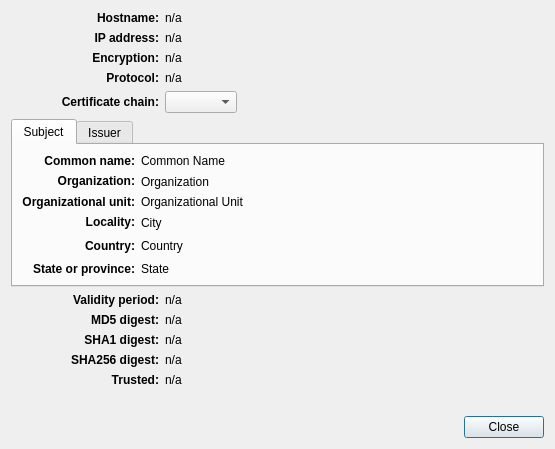
<?xml version="1.0" encoding="UTF-8"?>
<ui version="4.0">
 <class>SslInfoDlg</class>
 <widget class="QDialog" name="SslInfoDlg">
  <property name="geometry">
   <rect>
    <x>0</x>
    <y>0</y>
    <width>555</width>
    <height>449</height>
   </rect>
  </property>
  <property name="windowTitle">
   <string>Security Information</string>
  </property>
  <layout class="QVBoxLayout" name="verticalLayout">
   <item>
    <layout class="QGridLayout" name="gridLayout">
     <item row="0" column="0">
      <widget class="QLabel" name="label">
       <property name="text">
        <string>&lt;b&gt;Hostname:&lt;/b&gt;</string>
       </property>
       <property name="alignment">
        <set>Qt::AlignRight|Qt::AlignTrailing|Qt::AlignVCenter</set>
       </property>
      </widget>
     </item>
     <item row="0" column="1">
      <widget class="QLabel" name="hostname">
       <property name="text">
        <string notr="true">n/a</string>
       </property>
      </widget>
     </item>
     <item row="1" column="0">
      <widget class="QLabel" name="label_2">
       <property name="text">
        <string>&lt;b&gt;IP address:&lt;/b&gt;</string>
       </property>
       <property name="alignment">
        <set>Qt::AlignRight|Qt::AlignTrailing|Qt::AlignVCenter</set>
       </property>
      </widget>
     </item>
     <item row="1" column="1">
      <widget class="QLabel" name="address">
       <property name="text">
        <string notr="true">n/a</string>
       </property>
      </widget>
     </item>
     <item row="2" column="0">
      <widget class="QLabel" name="label_3">
       <property name="text">
        <string>&lt;b&gt;Encryption:&lt;/b&gt;</string>
       </property>
       <property name="alignment">
        <set>Qt::AlignRight|Qt::AlignTrailing|Qt::AlignVCenter</set>
       </property>
      </widget>
     </item>
     <item row="2" column="1">
      <widget class="QLabel" name="encryption">
       <property name="text">
        <string notr="true">n/a</string>
       </property>
      </widget>
     </item>
     <item row="3" column="0">
      <widget class="QLabel" name="label_5">
       <property name="text">
        <string>&lt;b&gt;Protocol:&lt;/b&gt;</string>
       </property>
       <property name="alignment">
        <set>Qt::AlignRight|Qt::AlignTrailing|Qt::AlignVCenter</set>
       </property>
      </widget>
     </item>
     <item row="3" column="1">
      <widget class="QLabel" name="protocol">
       <property name="text">
        <string notr="true">n/a</string>
       </property>
      </widget>
     </item>
     <item row="4" column="0">
      <widget class="QLabel" name="label_6">
       <property name="text">
        <string>&lt;b&gt;Certificate chain:&lt;/b&gt;</string>
       </property>
       <property name="alignment">
        <set>Qt::AlignRight|Qt::AlignTrailing|Qt::AlignVCenter</set>
       </property>
      </widget>
     </item>
     <item row="4" column="1">
      <widget class="QComboBox" name="certificateChain">
       <property name="sizePolicy">
        <sizepolicy hsizetype="Maximum" vsizetype="Fixed">
         <horstretch>0</horstretch>
         <verstretch>0</verstretch>
        </sizepolicy>
       </property>
      </widget>
     </item>
     <item row="5" column="0" colspan="4">
      <widget class="QTabWidget" name="tabWidget">
       <property name="sizePolicy">
        <sizepolicy hsizetype="Expanding" vsizetype="Maximum">
         <horstretch>0</horstretch>
         <verstretch>0</verstretch>
        </sizepolicy>
       </property>
       <property name="currentIndex">
        <number>0</number>
       </property>
       <widget class="QWidget" name="subjectTab">
        <attribute name="title">
         <string>Subject</string>
        </attribute>
        <layout class="QGridLayout" name="gridLayout_2">
         <item row="0" column="0">
          <widget class="QLabel" name="label_7">
           <property name="text">
            <string>&lt;b&gt;Common name:&lt;/b&gt;</string>
           </property>
           <property name="alignment">
            <set>Qt::AlignRight|Qt::AlignTrailing|Qt::AlignVCenter</set>
           </property>
          </widget>
         </item>
         <item row="0" column="1">
          <widget class="QLabel" name="subjectCommonName">
           <property name="text">
            <string notr="true">Common Name</string>
           </property>
          </widget>
         </item>
         <item row="1" column="0">
          <widget class="QLabel" name="label_8">
           <property name="text">
            <string>&lt;b&gt;Organization:&lt;/b&gt;</string>
           </property>
           <property name="alignment">
            <set>Qt::AlignRight|Qt::AlignTrailing|Qt::AlignVCenter</set>
           </property>
          </widget>
         </item>
         <item row="1" column="1">
          <widget class="QLabel" name="subjectOrganization">
           <property name="text">
            <string notr="true">Organization</string>
           </property>
          </widget>
         </item>
         <item row="2" column="0">
          <widget class="QLabel" name="label_9">
           <property name="text">
            <string>&lt;b&gt;Organizational unit:&lt;/b&gt;</string>
           </property>
           <property name="alignment">
            <set>Qt::AlignRight|Qt::AlignTrailing|Qt::AlignVCenter</set>
           </property>
          </widget>
         </item>
         <item row="2" column="1">
          <widget class="QLabel" name="subjectOrganizationalUnit">
           <property name="text">
            <string notr="true">Organizational Unit</string>
           </property>
          </widget>
         </item>
         <item row="5" column="0">
          <widget class="QLabel" name="label_10">
           <property name="text">
            <string>&lt;b&gt;Country:&lt;/b&gt;</string>
           </property>
           <property name="alignment">
            <set>Qt::AlignRight|Qt::AlignTrailing|Qt::AlignVCenter</set>
           </property>
          </widget>
         </item>
         <item row="5" column="1">
          <widget class="QLabel" name="subjectCountry">
           <property name="text">
            <string notr="true">Country</string>
           </property>
          </widget>
         </item>
         <item row="6" column="0">
          <widget class="QLabel" name="label_11">
           <property name="text">
            <string>&lt;b&gt;State or province:&lt;/b&gt;</string>
           </property>
           <property name="alignment">
            <set>Qt::AlignRight|Qt::AlignTrailing|Qt::AlignVCenter</set>
           </property>
          </widget>
         </item>
         <item row="6" column="1">
          <widget class="QLabel" name="subjectState">
           <property name="text">
            <string notr="true">State</string>
           </property>
          </widget>
         </item>
         <item row="5" column="2">
          <spacer name="horizontalSpacer">
           <property name="orientation">
            <enum>Qt::Horizontal</enum>
           </property>
           <property name="sizeHint" stdset="0">
            <size>
             <width>40</width>
             <height>20</height>
            </size>
           </property>
          </spacer>
         </item>
         <item row="4" column="1">
          <widget class="QLabel" name="subjectCity">
           <property name="text">
            <string notr="true">City</string>
           </property>
          </widget>
         </item>
         <item row="4" column="0">
          <widget class="QLabel" name="label_12">
           <property name="text">
            <string>&lt;b&gt;Locality:&lt;/b&gt;</string>
           </property>
           <property name="alignment">
            <set>Qt::AlignRight|Qt::AlignTrailing|Qt::AlignVCenter</set>
           </property>
          </widget>
         </item>
        </layout>
       </widget>
       <widget class="QWidget" name="issuerTab">
        <attribute name="title">
         <string>Issuer</string>
        </attribute>
        <layout class="QGridLayout" name="gridLayout_3">
         <item row="0" column="0">
          <widget class="QLabel" name="label_17">
           <property name="text">
            <string>&lt;b&gt;Common name:&lt;/b&gt;</string>
           </property>
           <property name="alignment">
            <set>Qt::AlignRight|Qt::AlignTrailing|Qt::AlignVCenter</set>
           </property>
          </widget>
         </item>
         <item row="0" column="1">
          <widget class="QLabel" name="issuerCommonName">
           <property name="text">
            <string notr="true">Common Name</string>
           </property>
          </widget>
         </item>
         <item row="1" column="0">
          <widget class="QLabel" name="label_18">
           <property name="text">
            <string>&lt;b&gt;Organization:&lt;/b&gt;</string>
           </property>
           <property name="alignment">
            <set>Qt::AlignRight|Qt::AlignTrailing|Qt::AlignVCenter</set>
           </property>
          </widget>
         </item>
         <item row="1" column="1">
          <widget class="QLabel" name="issuerOrganization">
           <property name="text">
            <string notr="true">Organization</string>
           </property>
          </widget>
         </item>
         <item row="2" column="0">
          <widget class="QLabel" name="label_13">
           <property name="text">
            <string>&lt;b&gt;Organizational unit:&lt;/b&gt;</string>
           </property>
           <property name="alignment">
            <set>Qt::AlignRight|Qt::AlignTrailing|Qt::AlignVCenter</set>
           </property>
          </widget>
         </item>
         <item row="2" column="1">
          <widget class="QLabel" name="issuerOrganizationalUnit">
           <property name="text">
            <string notr="true">Organizational Unit</string>
           </property>
          </widget>
         </item>
         <item row="5" column="0">
          <widget class="QLabel" name="label_15">
           <property name="text">
            <string>&lt;b&gt;Country:&lt;/b&gt;</string>
           </property>
           <property name="alignment">
            <set>Qt::AlignRight|Qt::AlignTrailing|Qt::AlignVCenter</set>
           </property>
          </widget>
         </item>
         <item row="5" column="1">
          <widget class="QLabel" name="issuerCountry">
           <property name="text">
            <string notr="true">Country</string>
           </property>
          </widget>
         </item>
         <item row="6" column="0">
          <widget class="QLabel" name="label_16">
           <property name="text">
            <string>&lt;b&gt;State or province:&lt;/b&gt;</string>
           </property>
           <property name="alignment">
            <set>Qt::AlignRight|Qt::AlignTrailing|Qt::AlignVCenter</set>
           </property>
          </widget>
         </item>
         <item row="6" column="1">
          <widget class="QLabel" name="issuerState">
           <property name="text">
            <string notr="true">State</string>
           </property>
          </widget>
         </item>
         <item row="5" column="2">
          <spacer name="horizontalSpacer_3">
           <property name="orientation">
            <enum>Qt::Horizontal</enum>
           </property>
           <property name="sizeHint" stdset="0">
            <size>
             <width>40</width>
             <height>20</height>
            </size>
           </property>
          </spacer>
         </item>
         <item row="4" column="1">
          <widget class="QLabel" name="issuerCity">
           <property name="text">
            <string notr="true">City</string>
           </property>
          </widget>
         </item>
         <item row="4" column="0">
          <widget class="QLabel" name="label_14">
           <property name="text">
            <string>&lt;b&gt;Locality:&lt;/b&gt;</string>
           </property>
           <property name="alignment">
            <set>Qt::AlignRight|Qt::AlignTrailing|Qt::AlignVCenter</set>
           </property>
          </widget>
         </item>
        </layout>
       </widget>
      </widget>
     </item>
     <item row="7" column="0">
      <widget class="QLabel" name="label_20">
       <property name="text">
        <string>&lt;b&gt;Validity period:&lt;/b&gt;</string>
       </property>
       <property name="alignment">
        <set>Qt::AlignRight|Qt::AlignTrailing|Qt::AlignVCenter</set>
       </property>
      </widget>
     </item>
     <item row="7" column="1">
      <widget class="QLabel" name="validity">
       <property name="text">
        <string notr="true">n/a</string>
       </property>
      </widget>
     </item>
     <item row="8" column="0">
      <widget class="QLabel" name="label_22">
       <property name="text">
        <string>&lt;b&gt;MD5 digest:&lt;/b&gt;</string>
       </property>
       <property name="alignment">
        <set>Qt::AlignRight|Qt::AlignTrailing|Qt::AlignVCenter</set>
       </property>
      </widget>
     </item>
     <item row="8" column="1">
      <widget class="QLabel" name="md5Digest">
       <property name="text">
        <string notr="true">n/a</string>
       </property>
      </widget>
     </item>
     <item row="9" column="0">
      <widget class="QLabel" name="label_23">
       <property name="text">
        <string>&lt;b&gt;SHA1 digest:&lt;/b&gt;</string>
       </property>
       <property name="alignment">
        <set>Qt::AlignRight|Qt::AlignTrailing|Qt::AlignVCenter</set>
       </property>
      </widget>
     </item>
     <item row="9" column="1">
      <widget class="QLabel" name="sha1Digest">
       <property name="text">
        <string notr="true">n/a</string>
       </property>
      </widget>
     </item>
     <item row="10" column="0">
      <widget class="QLabel" name="sha256Label">
       <property name="text">
        <string>&lt;b&gt;SHA256 digest:&lt;/b&gt;</string>
       </property>
       <property name="alignment">
        <set>Qt::AlignRight|Qt::AlignTrailing|Qt::AlignVCenter</set>
       </property>
      </widget>
     </item>
     <item row="10" column="1">
      <widget class="QLabel" name="sha256Digest">
       <property name="text">
        <string notr="true">n/a</string>
       </property>
      </widget>
     </item>
     <item row="4" column="2" colspan="2">
      <spacer name="horizontalSpacer_2">
       <property name="orientation">
        <enum>Qt::Horizontal</enum>
       </property>
       <property name="sizeHint" stdset="0">
        <size>
         <width>40</width>
         <height>20</height>
        </size>
       </property>
      </spacer>
     </item>
     <item row="11" column="0">
      <widget class="QLabel" name="label_19">
       <property name="text">
        <string>&lt;b&gt;Trusted:&lt;/b&gt;</string>
       </property>
       <property name="alignment">
        <set>Qt::AlignRight|Qt::AlignTop|Qt::AlignTrailing</set>
       </property>
      </widget>
     </item>
     <item row="11" column="1">
      <widget class="QLabel" name="trusted">
       <property name="sizePolicy">
        <sizepolicy hsizetype="Preferred" vsizetype="Maximum">
         <horstretch>0</horstretch>
         <verstretch>0</verstretch>
        </sizepolicy>
       </property>
       <property name="text">
        <string notr="true">n/a</string>
       </property>
       <property name="wordWrap">
        <bool>false</bool>
       </property>
      </widget>
     </item>
    </layout>
   </item>
   <item>
    <spacer name="verticalSpacer">
     <property name="orientation">
      <enum>Qt::Vertical</enum>
     </property>
     <property name="sizeHint" stdset="0">
      <size>
       <width>20</width>
       <height>40</height>
      </size>
     </property>
    </spacer>
   </item>
   <item>
    <widget class="QDialogButtonBox" name="buttonBox">
     <property name="orientation">
      <enum>Qt::Horizontal</enum>
     </property>
     <property name="standardButtons">
      <set>QDialogButtonBox::Close</set>
     </property>
    </widget>
   </item>
  </layout>
 </widget>
 <tabstops>
  <tabstop>certificateChain</tabstop>
  <tabstop>tabWidget</tabstop>
  <tabstop>buttonBox</tabstop>
 </tabstops>
 <resources/>
 <connections>
  <connection>
   <sender>buttonBox</sender>
   <signal>accepted()</signal>
   <receiver>SslInfoDlg</receiver>
   <slot>accept()</slot>
   <hints>
    <hint type="sourcelabel">
     <x>248</x>
     <y>254</y>
    </hint>
    <hint type="destinationlabel">
     <x>157</x>
     <y>274</y>
    </hint>
   </hints>
  </connection>
  <connection>
   <sender>buttonBox</sender>
   <signal>rejected()</signal>
   <receiver>SslInfoDlg</receiver>
   <slot>reject()</slot>
   <hints>
    <hint type="sourcelabel">
     <x>316</x>
     <y>260</y>
    </hint>
    <hint type="destinationlabel">
     <x>286</x>
     <y>274</y>
    </hint>
   </hints>
  </connection>
 </connections>
</ui>
